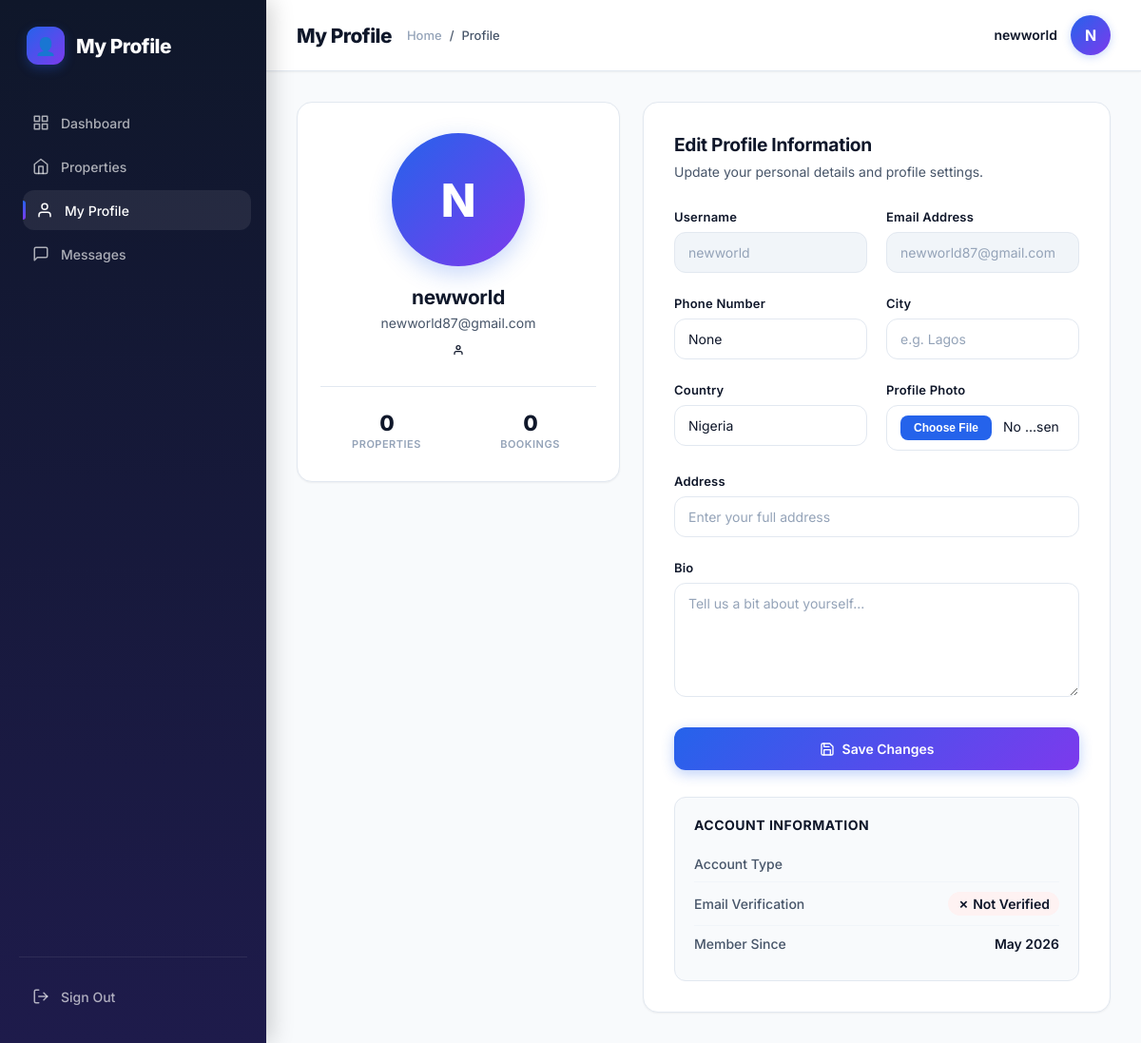
The app's page /profile/ (signed in) with its own data.
### accounts/models.py (models this page shows, shortened)
class User(AbstractUser):
    USER_TYPE_CHOICES = (
        ('tenant', 'Tenant'),
        ('landlord', 'Landlord'),
    )
    user_type = models.CharField(max_length=10, choices=USER_TYPE_CHOICES)
    email = models.EmailField(unique=True)
    phone = models.CharField(max_length=15, blank=True, null=True)
    is_verified = models.BooleanField(default=False)
    is_landlord = models.BooleanField(default=False)
    USERNAME_FIELD = 'email'
    REQUIRED_FIELDS = ['username']

class Profile(models.Model):
    user = models.OneToOneField(
        'accounts.User',           # ← String reference
        on_delete=models.CASCADE
    )
    avatar = models.ImageField(upload_to='avatars/', blank=True, null=True)
    address = models.CharField(max_length=255, blank=True)
    city = models.CharField(max_length=100, blank=True)
    country = models.CharField(max_length=100, default='Nigeria')
    bio = models.TextField(blank=True)
    is_landlord = models.BooleanField(default=False)
    company_name = models.CharField(max_length=255, blank=True)
    business_address = models.CharField(max_length=255, blank=True)
    created_at = models.DateTimeField(auto_now_add=True)

### accounts/views.py (the view, shortened to what this page needs)
# urls.py: path('profile/', views.profile_view, name='profile'),
@login_required
def profile_view(request):
    profile, created = Profile.objects.get_or_create(
        user=request.user
    )
    return render(
        request,
        'accounts/profile.html',
        {
            'profile': profile
        }
    )

### accounts/templates/accounts/profile.html (shortened to what this page needs)
{% extends 'accounts/base.html' %}
{% block content %}
<div class="layout">
    <div class="sidebar" id="sidebar">
        <div class="sidebar-brand">
            <div class="sidebar-brand-icon">👤</div>
            <h2>My Profile</h2>
        </div>
        <nav class="sidebar-nav">
            {% if request.user.user_type == 'tenant' %}
                <a href="{% url 'tenant_dashboard' %}">
                    <svg width="18" height="18" viewBox="0 0 24 24" fill="none" stroke="currentColor" stroke-width="2" stroke-linecap="round" stroke-linejoin="round">
                        <rect x="3" y="3" width="7" height="7"></rect>
                        <rect x="14" y="3" width="7" height="7"></rect>
                        <rect x="14" y="14" width="7" height="7"></rect>
                        <rect x="3" y="14" width="7" height="7"></rect>
                    </svg>
                    Dashboard
                </a>
            {% else %}
                <a href="{% url 'landlord_dashboard' %}">
                    Dashboard
                </a>
            {% endif %}
            <a href="{% url 'property_list' %}">
                <svg width="18" height="18" viewBox="0 0 24 24" fill="none" stroke="currentColor" stroke-width="2" stroke-linecap="round" stroke-linejoin="round">
                    <path d="M3 9l9-7 9 7v11a2 2 0 0 1-2 2H5a2 2 0 0 1-2-2z"></path>
                    <polyline points="9 22 9 12 15 12 15 22"></polyline>
                </svg>
                Properties
            </a>
            <a href="{% url 'profile' %}" class="active">
                <svg width="18" height="18" viewBox="0 0 24 24" fill="none" stroke="currentColor" stroke-width="2" stroke-linecap="round" stroke-linejoin="round">
                    <path d="M20 21v-2a4 4 0 0 0-4-4H8a4 4 0 0 0-4 4v2"></path>
                    <circle cx="12" cy="7" r="4"></circle>
                </svg>
                My Profile
            </a>
            <a href="{% url 'conversations' %}">
                <svg width="18" height="18" viewBox="0 0 24 24" fill="none" stroke="currentColor" stroke-width="2" stroke-linecap="round" stroke-linejoin="round">
                    <path d="M21 15a2 2 0 0 1-2 2H7l-4 4V5a2 2 0 0 1 2-2h14a2 2 0 0 1 2 2z"></path>
                </svg>
                Messages
            </a>
        </nav>
        <div class="sidebar-footer">
            <a href="{% url 'logout' %}">
                <svg width="18" height="18" viewBox="0 0 24 24" fill="none" stroke="currentColor" stroke-width="2" stroke-linecap="round" stroke-linejoin="round">
                    <path d="M9 21H5a2 2 0 0 1-2-2V5a2 2 0 0 1 2-2h4"></path>
                    <polyline points="16 17 21 12 16 7"></polyline>
                    <line x1="21" y1="12" x2="9" y2="12"></line>
                </svg>
                Sign Out
            </a>
        </div>
    </div>
    <div class="main">
        <div class="topbar">
            <div class="topbar-left">
                <h3>My Profile</h3>
                <div class="breadcrumb">
                    <a href="/">Home</a>
                    <span>/</span>
                    <span>Profile</span>
                </div>
            </div>
            <div class="user-box">
                <div class="user-info">
                    <strong>{{ request.user.username }}</strong>
                </div>
                <div class="avatar-small">
                    {% if profile.avatar %}
                        <img src="{{ profile.avatar.url }}" alt="{{ request.user.username }}">
                    {% else %}
                        {{ request.user.username|first|upper }}
                    {% endif %}
                </div>
            </div>
        </div>
        <div class="content">
            <div class="profile-wrapper">
                <div class="profile-left">
                    {% if profile.avatar %}
                        <div class="profile-avatar-wrapper">
                            <div class="profile-avatar">
                                <img src="{{ profile.avatar.url }}" alt="{{ request.user.username }}">
                            </div>
                            <label for="avatarInput" class="edit-avatar">📷</label>
                        </div>
                    {% else %}
                        <div class="default-avatar">
                            {{ request.user.username|first|upper }}
                        </div>
                    {% endif %}
                    <h2>{{ request.user.username }}</h2>
                    <p class="email">{{ request.user.email }}</p>
                    <span class="role-badge {{ request.user.user_type }}">
                        <svg width="12" height="12" viewBox="0 0 24 24" fill="none" stroke="currentColor" stroke-width="2.5" stroke-linecap="round" stroke-linejoin="round">
                            <path d="M20 21v-2a4 4 0 0 0-4-4H8a4 4 0 0 0-4 4v2"></path>
                            <circle cx="12" cy="7" r="4"></circle>
                        </svg>
                    </span>
                    <div class="profile-stats">
                        <div class="profile-stat">
                            <div class="stat-value">0</div>
                            <div class="stat-label">Properties</div>
                        </div>
                        <div class="profile-stat">
                            <div class="stat-value">0</div>
                            <div class="stat-label">Bookings</div>
                        </div>
                    </div>
                </div>
                <div class="profile-right">
                    <div class="section-title">
                        <h3>Edit Profile Information</h3>
                        <p>Update your personal details and profile settings.</p>
                    </div>
                    <form method="POST" enctype="multipart/form-data">
                        <div class="form-grid">
                            <div class="form-group">
                                <label>Username</label>
                                <input type="text" value="{{ request.user.username }}" disabled>
                            </div>
                            <div class="form-group">
                                <label>Email Address</label>
                                <input type="email" value="{{ request.user.email }}" disabled>
                            </div>
                            <div class="form-group">
                                <label>Phone Number</label>
                                <input type="text" name="phone" value="{{ request.user.phone }}" placeholder="+234 800 000 0000">
                            </div>
                            <div class="form-group">
                                <label>City</label>
                                <input type="text" name="city" value="{{ profile.city }}" placeholder="e.g. Lagos">
                            </div>
                            <div class="form-group">
                                <label>Country</label>
                                <input type="text" name="country" value="{{ profile.country }}" placeholder="e.g. Nigeria">
                            </div>
                            <div class="form-group">
                                <label>Profile Photo</label>
                                <input type="file" name="avatar" id="avatarInput" accept="image/*">
                            </div>
                            <div class="form-group full-width">
                                <label>Address</label>
                                <input type="text" name="address" value="{{ profile.address }}" placeholder="Enter your full address">
                            </div>
                            <div class="form-group full-width">
                                <label>Bio</label>
                                <textarea name="bio" placeholder="Tell us a bit about yourself...">{{ profile.bio }}</textarea>
                            </div>
                            <div class="full-width">
                                <button type="submit" class="btn">
                                    Save Changes
                                </button>
                            </div>
                        </div>
                    </form>
                    <div class="info-box">
                        <h4>Account Information</h4>
                        <div class="info-row">
                            <span>Account Type</span>
                        </div>
                        <div class="info-row">
                            <span>Email Verification</span>
                            <span>
                                {% if request.user.is_verified %}
                                    <span class="verification-badge verified">✓ Verified</span>
                                {% else %}
                                    <span class="verification-badge unverified">✗ Not Verified</span>
                                {% endif %}
                            </span>
                        </div>
                        <div class="info-row">
                            <span>Member Since</span>
                            <span>{{ request.user.date_joined|date:"F Y" }}</span>
                        </div>
                    </div>
                </div>
            </div>
        </div>
    </div>
</div>
{% endblock %}

### records on screen
User: user.username "newworld", user.username|first "N", user.email "newworld87@gmail.com", phone "None", user.date_joined "May 2026"
Profile: country "Nigeria"
